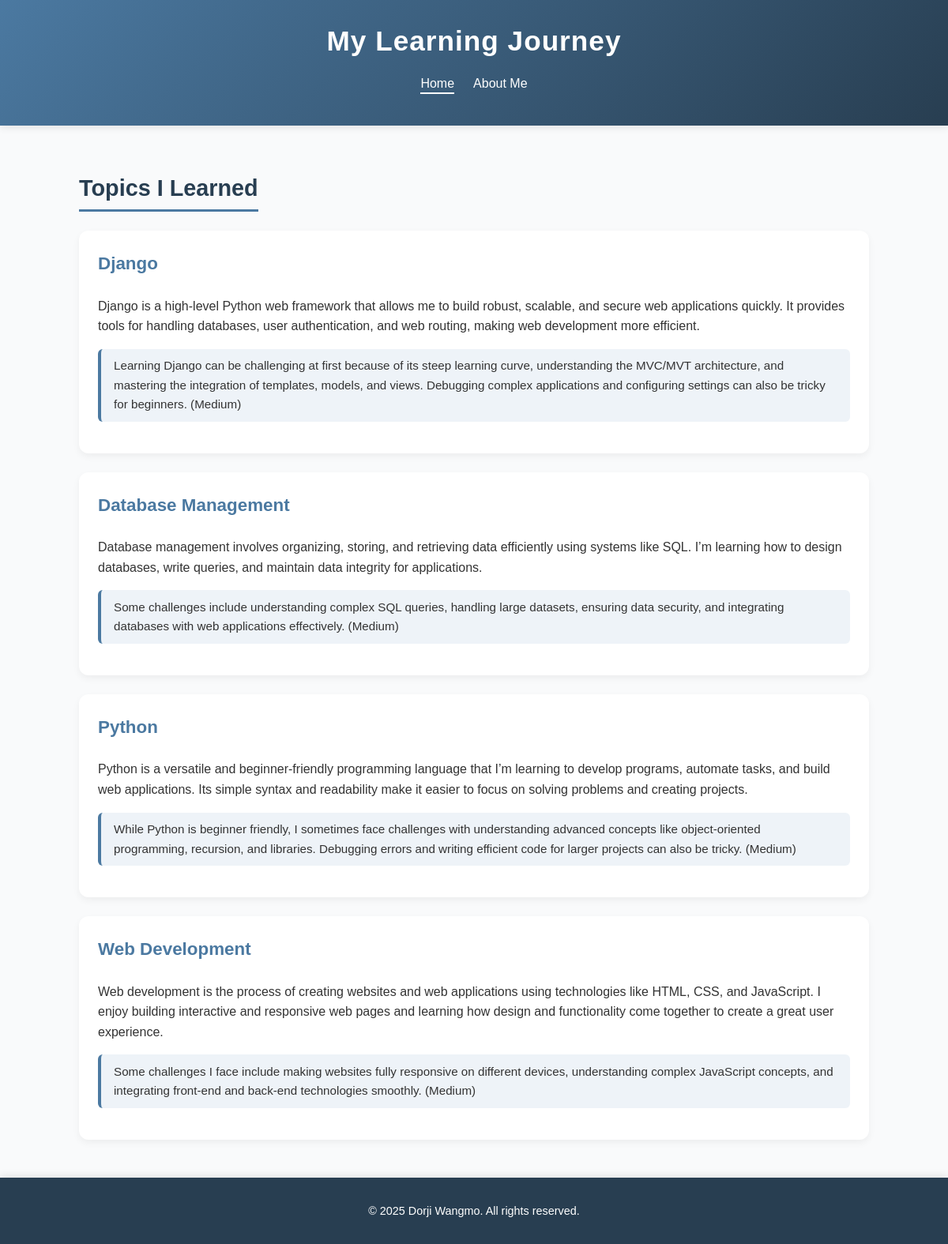
The page / on the database its author committed.
### dwJourney/models.py (models this page shows, shortened)
class Topic(models.Model):
    title = models.CharField(max_length=200)
    description = models.TextField(blank=True, help_text="Short description about the topic")
    order = models.PositiveIntegerField(default=0, help_text="Order in which the topic appears")
    class Meta:
        ordering = ['order']

class Challenge(models.Model):
    topic = models.ForeignKey(Topic, on_delete=models.CASCADE, related_name='challenges')
    description = models.TextField()
    difficulty_level = models.CharField(
        max_length=50,
        choices=[('Easy', 'Easy'), ('Medium', 'Medium'), ('Hard', 'Hard')],
        default='Medium'
    )

### dwJourney/views.py (the view)
# urls.py: path('', views.index, name='index'),
def index(request):
    topics = Topic.objects.prefetch_related('challenges').all()
    return render(request, 'index.html', {'topics': topics})

### dwJourney/templates/index.html (shortened to what this page needs)
{% load static %}
<!DOCTYPE html>
<html lang="en">
<head>
<link rel="stylesheet" href="{% static 'styles/style.css' %}">
</head>
<body>
<header>
<h1>My Learning Journey</h1>
<nav>
  <ul>
    <li><a href="{% url 'index' %}" class="active">Home</a></li>
    <li><a href="{% url 'about_me' %}">About Me</a></li>
  </ul>
</nav>
</header>
<main>
<section class="topics">
  <h2>Topics I Learned</h2>
  {% for topic in topics %}
    <div class="topic">
      <h3>{{ topic.title }}</h3>
      <p>{{ topic.description }}</p>
      {% if topic.challenges.all %}
      <ul>
        {% for challenge in topic.challenges.all %}
          <li>{{ challenge.description }} ({{ challenge.difficulty_level }})</li>
        {% endfor %}
      </ul>
      {% endif %}
    </div>
  {% empty %}
    <p>No topics added yet.</p>
  {% endfor %}
</section>
</main>
<footer>
<p>© 2025 Dorji Wangmo. All rights reserved.</p>
</footer>
</body>
</html>

### dwJourney/static/styles/style.css (style rules this page uses)
body { font-family: 'Poppins', Arial, sans-serif; margin: 0; padding: 0; background-color: #f9fafb; color: #333; line-height: 1.6; }
header { background: linear-gradient(135deg, #4b79a1, #283e51); color: #fff; padding: 1.5rem 0; text-align: center; box-shadow: 0 2px 10px rgba(0, 0, 0, 0.1); }
header h1 { margin: 0; font-size: 2.2rem; letter-spacing: 1px; }
nav ul { list-style: none; padding: 0; margin-top: 0.8rem; display: flex; justify-content: center; gap: 1.5rem; }
nav ul li a { color: #fff; text-decoration: none; font-weight: 500; transition: color 0.3s ease, border-bottom 0.3s ease; padding-bottom: 0.2rem; }
nav ul li a:hover, nav ul li a.active { border-bottom: 2px solid #fff; }
main { max-width: 1000px; margin: 2rem auto; padding: 0 1rem; }
footer { background-color: #283e51; color: #fff; text-align: center; padding: 1rem 0; font-size: 0.9rem; margin-top: 3rem; box-shadow: 0 -2px 10px rgba(0, 0, 0, 0.1); }
.topics h2 { font-size: 1.8rem; text-align: center; color: #283e51; margin-bottom: 1.5rem; border-bottom: 3px solid #4b79a1; display: inline-block; padding-bottom: 0.3rem; }
.topic { background: #fff; border-radius: 12px; padding: 1.5rem; margin-bottom: 1.5rem; box-shadow: 0 4px 10px rgba(0, 0, 0, 0.05); transition: transform 0.2s ease, box-shadow 0.3s ease; }
.topic h3 { color: #4b79a1; font-size: 1.4rem; margin-top: 0; }
.topic p { font-size: 1rem; margin-bottom: 0.8rem; }
.topic ul { list-style: none; padding: 0; }
.topic ul li { background: #eef3f8; padding: 0.6rem 1rem; border-left: 4px solid #4b79a1; margin-bottom: 0.5rem; border-radius: 6px; font-size: 0.95rem; color: #333; transition: background 0.2s ease; }

### rows shown on the page
Topic: title "Django", description "Django is a high-level Python web framework that allows me to build robust, scalable, and secure web applications quickly. It provides tools for handling databases, user authentication, and web routing, making web development more efficient."
Challenge: description "Learning Django can be challenging at first because of its steep learning curve, understanding the MVC/MVT architecture, and mastering the integration of templates, models, and views. Debugging complex applications and configuring settings can also be tricky for beginners.", difficulty_level "Medium"
Topic: title "Database Management", description "Database management involves organizing, storing, and retrieving data efficiently using systems like SQL. I’m learning how to design databases, write queries, and maintain data integrity for applications."
Challenge: description "Some challenges include understanding complex SQL queries, handling large datasets, ensuring data security, and integrating databases with web applications effectively.", difficulty_level "Medium"
Topic: title "Python", description "Python is a versatile and beginner-friendly programming language that I’m learning to develop programs, automate tasks, and build web applications. Its simple syntax and readability make it easier to focus on solving problems and creating projects."
Challenge: description "While Python is beginner friendly, I sometimes face challenges with understanding advanced concepts like object-oriented programming, recursion, and libraries. Debugging errors and writing efficient code for larger projects can also be tricky.", difficulty_level "Medium"
Topic: title "Web Development", description "Web development is the process of creating websites and web applications using technologies like HTML, CSS, and JavaScript. I enjoy building interactive and responsive web pages and learning how design and functionality come together to create a great user experience."
Challenge: description "Some challenges I face include making websites fully responsive on different devices, understanding complex JavaScript concepts, and integrating front-end and back-end technologies smoothly.", difficulty_level "Medium"
